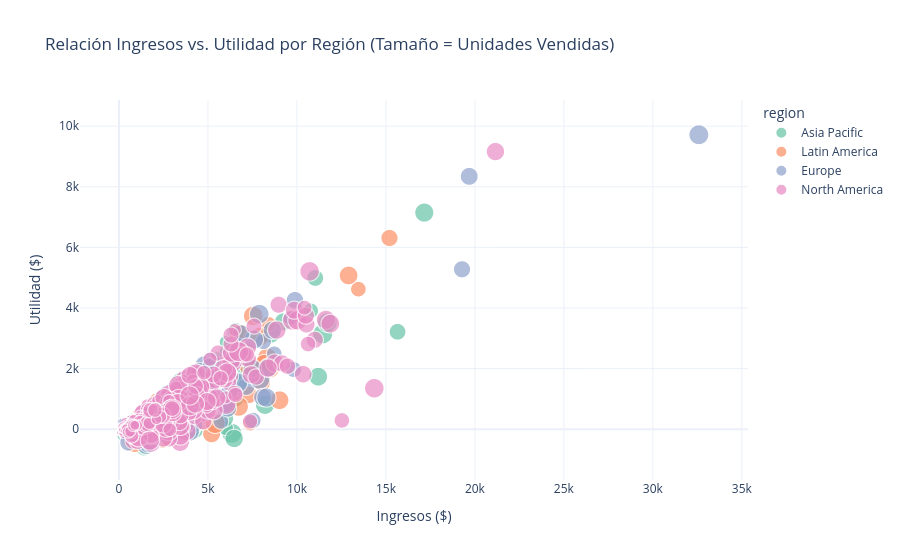

The code cell stored with this chart in its notebook:
### Code cell
import os
import numpy as np
import pandas as pd
import matplotlib.pyplot as plt
import seaborn as sns
import plotly.express as px
from scipy import stats

# Asegurar que exista la carpeta exports para guardar gráficos
os.makedirs("../exports", exist_ok=True)

# Configuración visual limpia (sin bordes superiores/derechos innecesarios)
plt.rcParams["figure.dpi"] = 150
plt.rcParams["axes.spines.top"] = False
plt.rcParams["axes.spines.right"] = False

# Cargar dataset limpio generado en el paso anterior
df = pd.read_csv("../data/processed/clean_enterprise_data.csv")
df["order_date"] = pd.to_datetime(df["order_date"])

# ==========================================================
# 1. DISTRIBUCIÓN + KDE + INTERVALO DE CONFIANZA (95% CI)
# ==========================================================
fig, axes = plt.subplots(1, 2, figsize=(13, 5))

# Histograma y KDE de margen de utilidad
sns.histplot(
    data=df, x="profit_margin", bins=35, kde=True,
    color="#2b8cbe", edgecolor="white", alpha=0.75, ax=axes[0]
)
mean_margin = df["profit_margin"].mean()
axes[0].axvline(
    mean_margin, color="#084081", linestyle="--", linewidth=1.5,
    label=f"Media: {mean_margin:.2%}"
)
axes[0].set_title("Distribución y KDE del Margen de Utilidad")
axes[0].set_xlabel("Margen de Utilidad")
axes[0].set_ylabel("Frecuencia")
axes[0].legend(frameon=False)

# Media e Intervalo de Confianza al 95% de días de entrega por categoría
cat_stats = []
for cat, grp in df.groupby("category"):
    vals = grp["delivery_days"].dropna()
    m = vals.mean()
    sem = stats.sem(vals)
    ci_low, ci_high = stats.t.interval(0.95, df=len(vals) - 1, loc=m, scale=sem)
    cat_stats.append((cat, m, m - ci_low, ci_high - m))

stats_df = pd.DataFrame(
    cat_stats, columns=["category", "mean", "err_low", "err_high"]
).sort_values("mean", ascending=True)

y_pos = np.arange(len(stats_df))
axes[1].errorbar(
    x=stats_df["mean"],
    y=y_pos,
    xerr=[stats_df["err_low"], stats_df["err_high"]],
    fmt="o",
    color="#1b7837",
    ecolor="#762a83",
    elinewidth=2,
    capsize=4,
)
axes[1].set_yticks(y_pos)
axes[1].set_yticklabels(stats_df["category"])
axes[1].set_xlim(left=0)  # Línea base en 0
axes[1].set_title("Días de Entrega Promedio e IC 95% por Categoría")
axes[1].set_xlabel("Días de Entrega (Media ± IC 95%)")
axes[1].grid(axis="x", linestyle=":", alpha=0.5)

plt.tight_layout()
plt.savefig("../exports/fig1_distribution_ci.png", dpi=300, bbox_inches="tight")
plt.show()

# ==========================================================
# 2. MATRIZ DE CORRELACIÓN (SEABORN HEATMAP - VIRIDIS)
# ==========================================================
num_cols = [
    "units_sold", "unit_price", "discount_rate",
    "revenue", "profit", "profit_margin", "delivery_days"
]
corr_matrix = df[num_cols].corr(method="pearson")

plt.figure(figsize=(8, 6))
sns.heatmap(
    corr_matrix,
    annot=True,
    fmt=".2f",
    cmap="viridis",
    vmin=-1,
    vmax=1,
    square=True,
    linewidths=0.5,
    cbar_kws={"label": "Coeficiente de Correlación (r)"},
)
plt.title("Matriz de Correlación de Variables Numéricas")
plt.tight_layout()
plt.savefig("../exports/fig2_correlation_heatmap.svg", format="svg", bbox_inches="tight")
plt.savefig("../exports/fig2_correlation_heatmap.png", dpi=300, bbox_inches="tight")
plt.show()

# ==========================================================
# 3. SCATTER / BUBBLE INTERACTIVO (PLOTLY -> .HTML)
# ==========================================================
sample_df = df.sample(min(1500, len(df)), random_state=42)

fig_scatter = px.scatter(
    sample_df,
    x="revenue",
    y="profit",
    size="units_sold",
    color="region",
    hover_data=["category", "sales_channel", "delivery_days"],
    title="Relación Ingresos vs. Utilidad por Región (Tamaño = Unidades Vendidas)",
    labels={"revenue": "Ingresos ($)", "profit": "Utilidad ($)", "units_sold": "Unidades"},
    color_discrete_sequence=px.colors.qualitative.Set2,
    template="plotly_white",
)
fig_scatter.write_html("../exports/fig3_scatter_interactive.html")
fig_scatter.show()

# ==========================================================
# 4. MAPA GEOESPACIAL INTERACTIVO (PLOTLY -> .HTML)
# ==========================================================
geo_summary = (
    df.groupby(["region", "country", "lat", "lon"], as_index=False)
    .agg(
        total_revenue=("revenue", "sum"),
        total_profit=("profit", "sum"),
        avg_days=("delivery_days", "mean"),
    )
)

fig_geo = px.scatter_geo(
    geo_summary,
    lat="lat",
    lon="lon",
    size="total_revenue",
    color="total_profit",
    hover_name="country",
    hover_data=["region", "total_revenue", "total_profit", "avg_days"],
    color_continuous_scale="Viridis",
    title="Desempeño Geográfico: Ingresos (Tamaño) y Utilidad (Color)",
    template="plotly_white",
)
fig_geo.write_html("../exports/fig4_geo_map.html")
fig_geo.show()

### Figure 1 — Plotly figure (JSON) as saved in the notebook; plotly's stock layout.template omitted (floating-point values rounded to 4 significant figures; data arrays with more than 128 entries replaced by an {"elided": "..."} marker saying what was removed)
{"data": [{"customdata": {"elided": "297x3 mixed values"}, "hovertemplate": "region=Asia Pacific<br>Ingresos ($)=%{x}<br>Utilidad ($)=%{y}<br>Unidades=%{marker.size}<br>category=%{customdata[0]}<br>sales_channel=%{customdata[1]}<br>delivery_days=%{customdata[2]}<extra></extra>", "legendgroup": "Asia Pacific", "marker": {"color": "rgb(102,194,165)", "size": {"elided": "297 float values"}, "sizemode": "area", "sizeref": 0.2975, "symbol": "circle"}, "mode": "markers", "name": "Asia Pacific", "showlegend": true, "type": "scattergl", "x": {"elided": "297 float values"}, "xaxis": "x", "y": {"elided": "297 float values"}, "yaxis": "y"}, {"customdata": {"elided": "284x3 mixed values"}, "hovertemplate": "region=Latin America<br>Ingresos ($)=%{x}<br>Utilidad ($)=%{y}<br>Unidades=%{marker.size}<br>category=%{customdata[0]}<br>sales_channel=%{customdata[1]}<br>delivery_days=%{customdata[2]}<extra></extra>", "legendgroup": "Latin America", "marker": {"color": "rgb(252,141,98)", "size": {"elided": "284 float values"}, "sizemode": "area", "sizeref": 0.2975, "symbol": "circle"}, "mode": "markers", "name": "Latin America", "showlegend": true, "type": "scattergl", "x": {"elided": "284 float values"}, "xaxis": "x", "y": {"elided": "284 float values"}, "yaxis": "y"}, {"customdata": {"elided": "386x3 mixed values"}, "hovertemplate": "region=Europe<br>Ingresos ($)=%{x}<br>Utilidad ($)=%{y}<br>Unidades=%{marker.size}<br>category=%{customdata[0]}<br>sales_channel=%{customdata[1]}<br>delivery_days=%{customdata[2]}<extra></extra>", "legendgroup": "Europe", "marker": {"color": "rgb(141,160,203)", "size": {"elided": "386 float values"}, "sizemode": "area", "sizeref": 0.2975, "symbol": "circle"}, "mode": "markers", "name": "Europe", "showlegend": true, "type": "scattergl", "x": {"elided": "386 float values"}, "xaxis": "x", "y": {"elided": "386 float values"}, "yaxis": "y"}, {"customdata": {"elided": "533x3 mixed values"}, "hovertemplate": "region=North America<br>Ingresos ($)=%{x}<br>Utilidad ($)=%{y}<br>Unidades=%{marker.size}<br>category=%{customdata[0]}<br>sales_channel=%{customdata[1]}<br>delivery_days=%{customdata[2]}<extra></extra>", "legendgroup": "North America", "marker": {"color": "rgb(231,138,195)", "size": {"elided": "533 float values"}, "sizemode": "area", "sizeref": 0.2975, "symbol": "circle"}, "mode": "markers", "name": "North America", "showlegend": true, "type": "scattergl", "x": {"elided": "533 float values"}, "xaxis": "x", "y": {"elided": "533 float values"}, "yaxis": "y"}], "layout": {"legend": {"itemsizing": "constant", "title": {"text": "region"}, "tracegroupgap": 0}, "title": {"text": "Relación Ingresos vs. Utilidad por Región (Tamaño = Unidades Vendidas)"}, "xaxis": {"anchor": "y", "domain": [0, 1], "title": {"text": "Ingresos ($)"}}, "yaxis": {"anchor": "x", "domain": [0, 1], "title": {"text": "Utilidad ($)"}}}}
